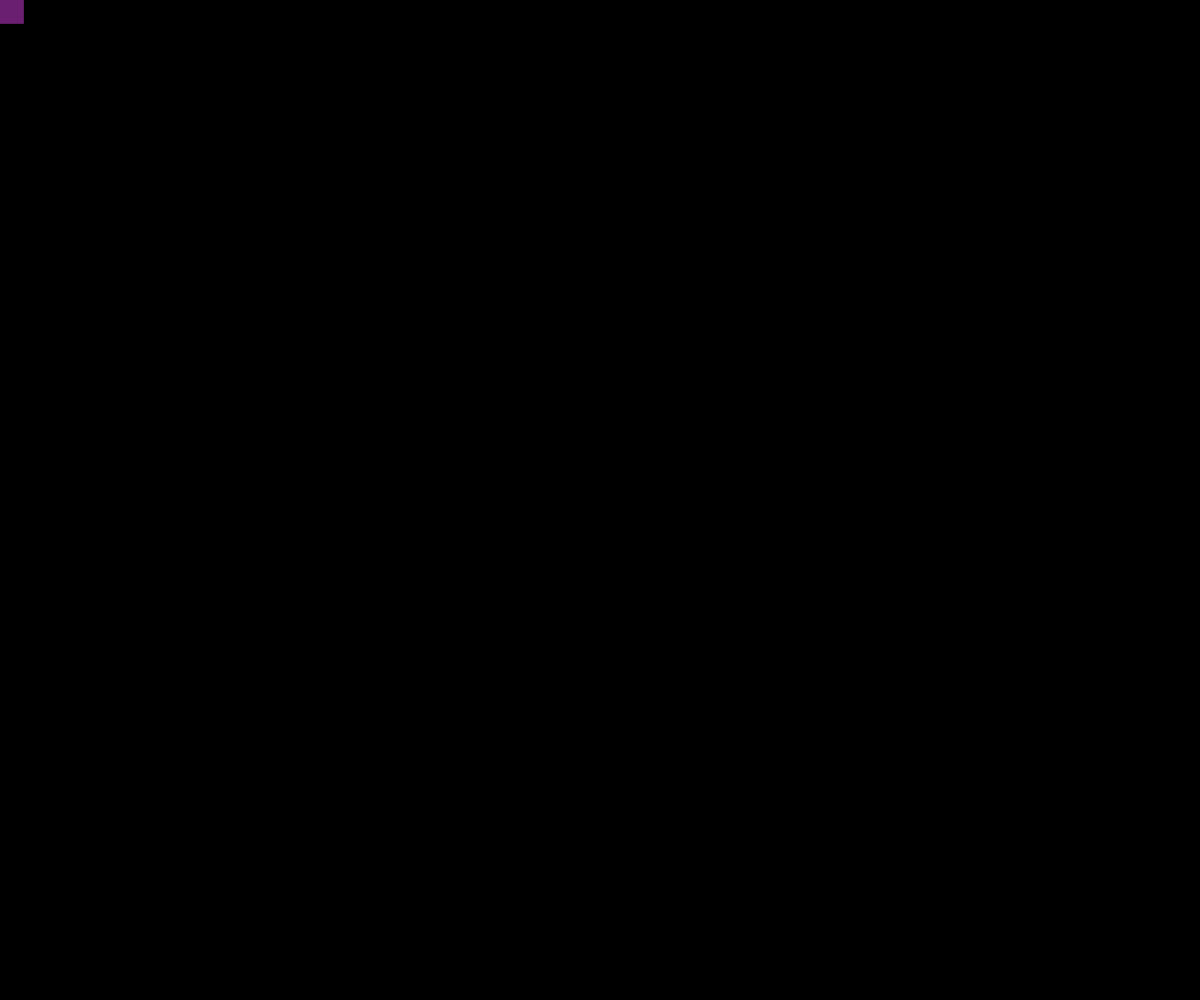
Frame 1 (no input)
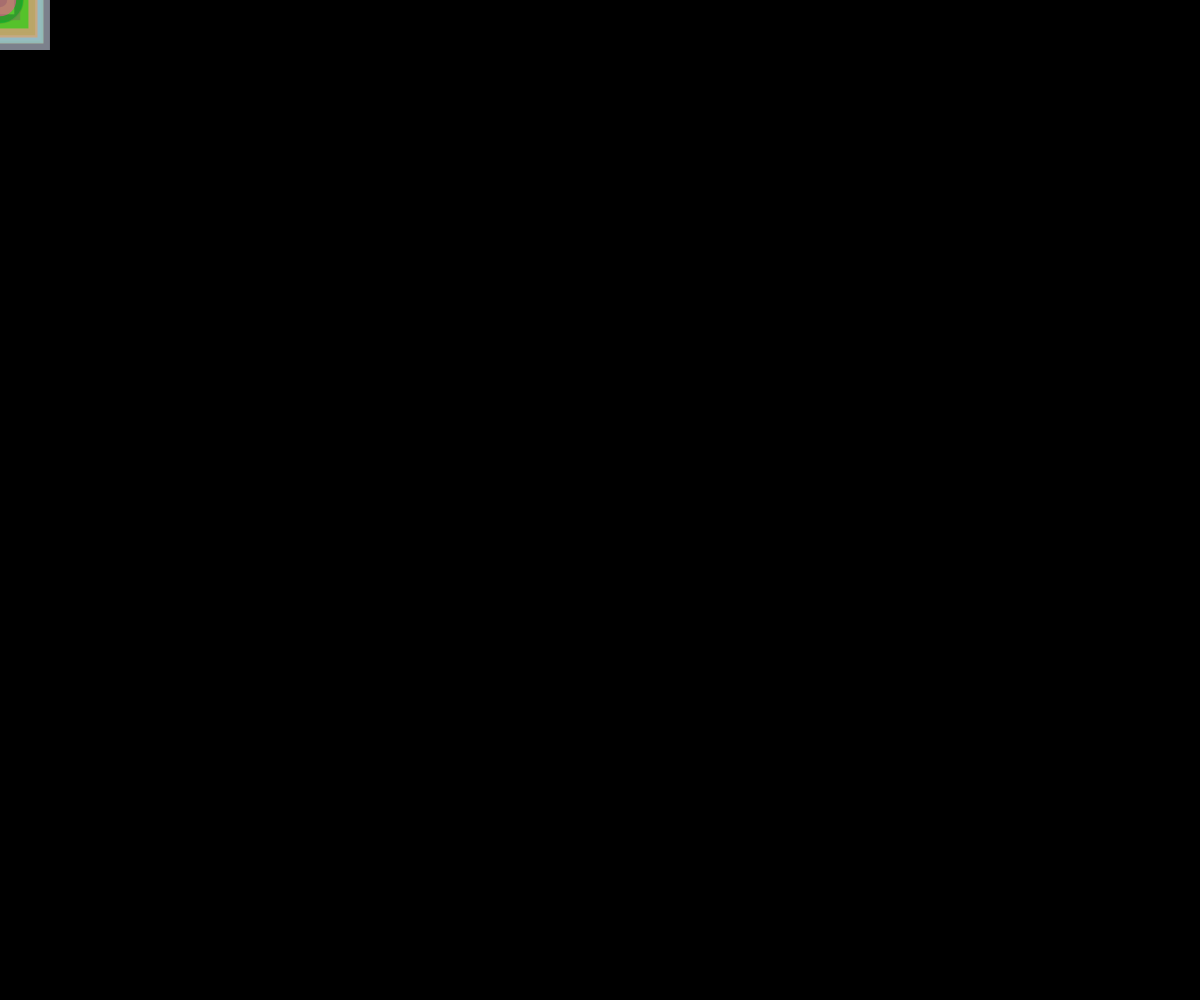
Frame 60 (no input)
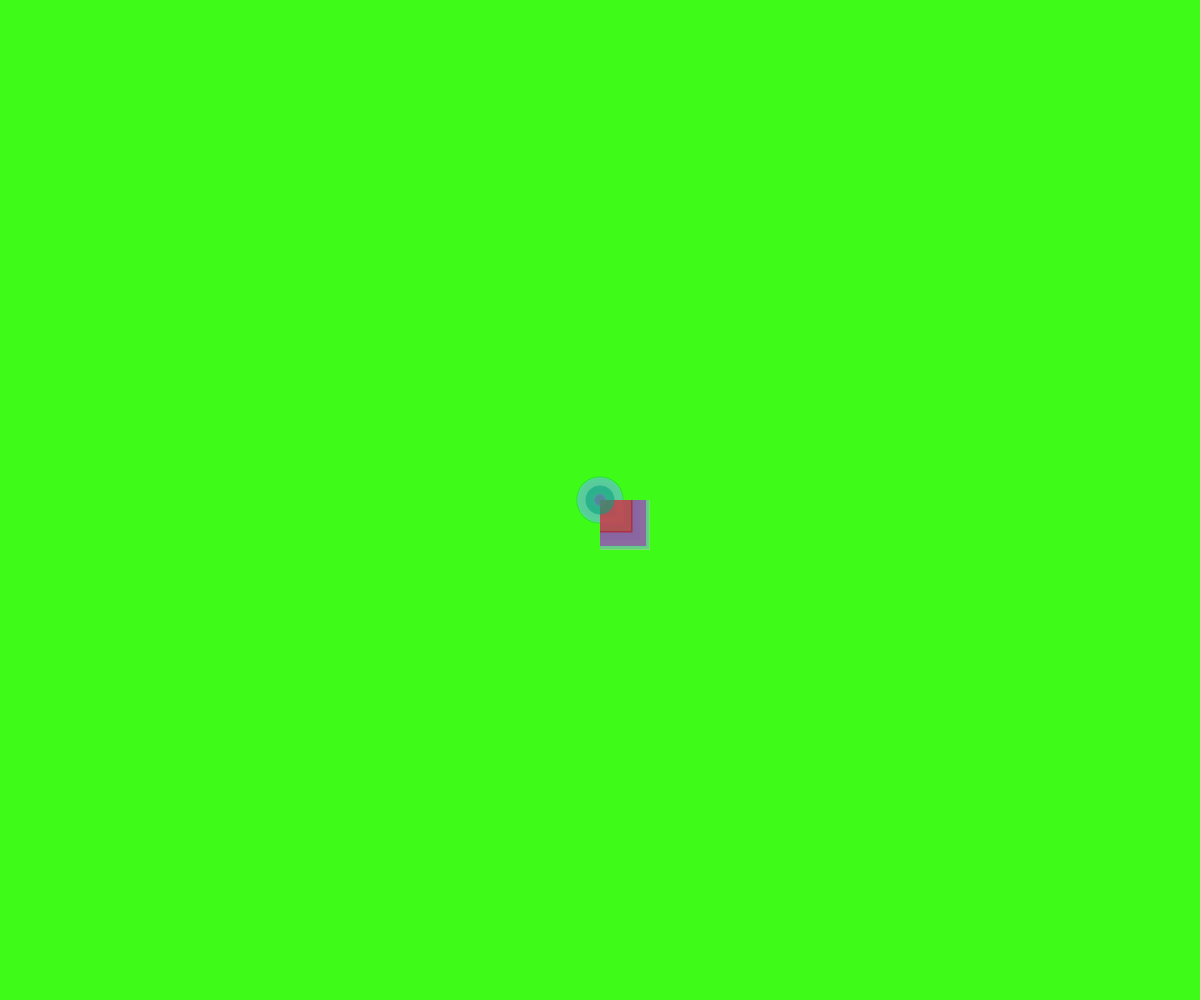
Frame 120 (the mouse pressed at the canvas centre since frame 60)

The p5.js sketch that drew these frames (run headless with seeded random() and noise() and a simulated clock; from frame 60 on, the mouse is pressed at the canvas centre):

// p5.js sketch
// ── sketch.js
function setup() {
  createCanvas(windowWidth, windowHeight); // Create a canvas that takes up the full window
  background(0); // Set a black background
}

function draw() {
  fill(random(255), random(255), random(255), 150);
  noStroke();
  let size = random(10, 50);

  if (random(1) < 0.5) {
    ellipse(mouseX, mouseY, size, size); // Draw at mouse position
  } else {
    rect(mouseX, mouseY, size, size);
  }
}

function mousePressed() {
  background(random(255), random(255), random(255)); // Change to a random background color
}
function keyPressed() {
  if (key === "C" || key === "c") {
    clear(); // Clears the canvas
    background(0); // Resets to black background
  }
  if (key === "R" || key === "r") {
    background(random(255), random(255), random(255)); // Change background color
  }
}

// ── sketch.html
<!DOCTYPE html>
<html lang="en">
<head>
  <meta charset="UTF-8" />
  <meta name="viewport" content="width=device-width, initial-scale=1.0" />
  <title>Dynamic Art Generator</title>
  <script src="https://cdnjs.cloudflare.com/ajax/libs/p5.js/1.4.0/p5.js"></script>
</head>
<body>
  <script src="sketch.js"></script>
</body>
</html>
